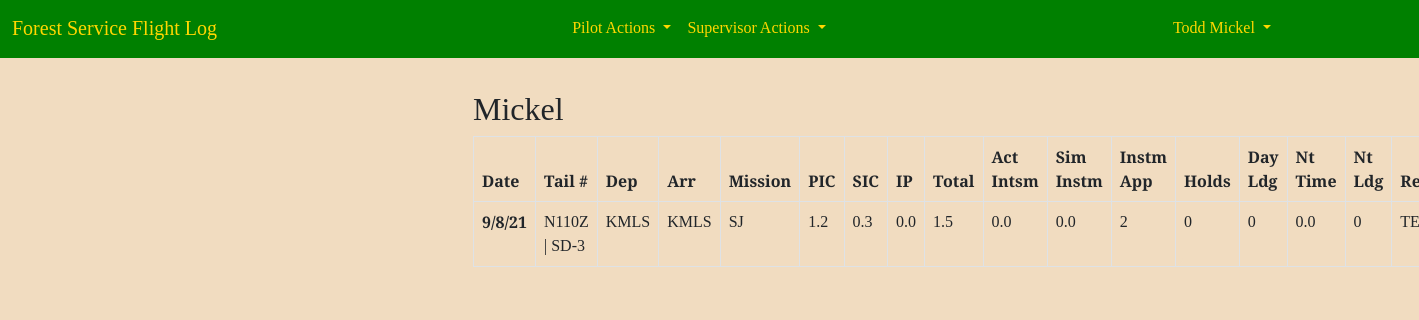
Before: /pilot_log/7/ (signed in) with the older database file.
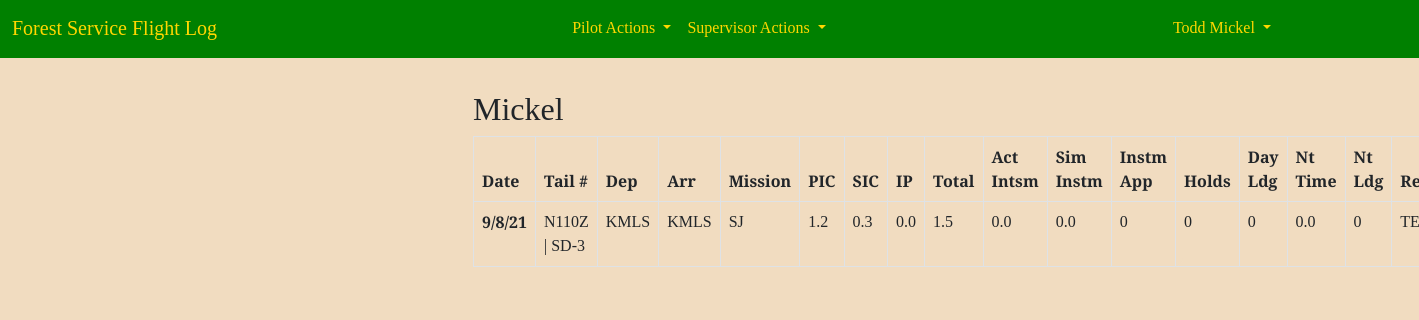
After: the same page with the newer database file.
### pilot_log/models.py (models this page shows, shortened)
class FlightDetail(models.Model):
    pilot = models.ForeignKey(
        'accounts.CustomUser',
        on_delete=models.CASCADE,
        blank=False,
        null=False,
        )
    date_of_flight = models.DateField(null=False, blank=False)
    tail_number = models.ForeignKey(
        'Aircraft',
        on_delete=models.PROTECT,
        blank=False,
        null=False,
        )
    depart_ICAO = models.CharField(max_length=4, null=False, blank=False)
    arrival_ICAO = models.CharField(max_length=4, null=False, blank=False)
    msn_type = models.CharField(
        max_length=20,
        choices=settings.MISSION_CHOICES,
        null=False,
        blank=False,
        )
    pic_time = models.DecimalField(max_digits=2, decimal_places=1, default=0.0)
    sic_time = models.DecimalField(max_digits=2, decimal_places=1, default=0.0)
    instructor_time = models.DecimalField(max_digits=2, decimal_places=1, default=0.0)
    total_time = models.DecimalField(max_digits=2, decimal_places=1, null=True, blank=True)
    act_instrument_time = models.DecimalField(max_digits=2, decimal_places=1, default=0.0)
    sim_instrument_time = models.DecimalField(max_digits=2, decimal_places=1, default=0.0)
    instrument_appchs = models.IntegerField(default=0)
    holds = models.IntegerField(default=0)
    day_landings = models.IntegerField(default=0)
    night_time = models.DecimalField(max_digits=2, decimal_places=1, default=0.0)
    night_landings = models.IntegerField(default=0)
    remarks = models.TextField(max_length=250, blank=True, default='')
    class Meta:
        ordering = ['-date_of_flight']
        get_latest_by = 'date_of_flight'

class Aircraft(models.Model):
    tail_number = models.CharField(
        max_length=10,
        primary_key=True
        )
    aircraft_type = models.CharField(
        max_length=15,
        choices=settings.AIRCRAFT_TYPES,
        null=False,
        blank=False
    )
    def __str__(self):
        return f'{self.tail_number} | {self.aircraft_type}'

### accounts/models.py (models this page shows, shortened)
class CustomUser(AbstractUser):
    REGION_CHOICES = [
        ('1', '1 - Northern'),
        ('2', '2 - Rocky Mountain'),
        ('3', '3 - Southwestern'),
        ('4', '4 - Intermountain'),
        ('5', '5 - Pacific Southwest'),
        ('6', '6 - Pacific Northwest'),
        ('8', '8 - Southern'),
        ('9', '9 - Eastern'),
        ('10', '10 - Alaska'),
        ('WO', 'Washington Office'),
    ]
    '''username = None
    email = models.EmailField(_('email address'), unique=True)'''
    region = models.CharField(
        max_length=4,
        choices=REGION_CHOICES,
        default='WO',
        null=False,
        blank=False
        )
    base = models.CharField(max_length=20, blank=True)
    office_phone = models.CharField(max_length=12, blank=True)
    cell_phone = models.CharField(max_length=12, blank=True)
    date_of_hire = models.DateField(null=True, blank=True)
    pilot_cert_number = models.CharField(max_length=20, blank=True)
    atp = models.BooleanField(default=False)
    cfi = models.BooleanField(default=False)
    cfii = models.BooleanField(default=False)
    mei = models.BooleanField(default=False)
    commercial_rating = models.BooleanField(default=False)
    medical_class = models.IntegerField(null=True, blank=True)
    date_of_medical = models.DateField(null=True, blank=True)
    user_supervisor = models.ForeignKey(
        'self',
        on_delete=models.PROTECT,
        limit_choices_to={'is_supervisor': True},
        blank=True,
        null=True
        )
    is_supervisor = models.BooleanField(default=False)
    is_captain = models.BooleanField(default=False)
    smokejumper_msn_eval_date = models.DateField(null=True, blank=True)
    equipment_eval_date = models.DateField(null=True, blank=True)
    order = ('username',)
    USERNAME_FIELD = 'username'
    REQUIRED_FIELDS = []

### pilot_log/views.py (the view)
# urls.py: path('<int:pk>/', FlightDetailView.as_view(), name='flight_detail'),
class FlightDetailView(LoginRequiredMixin, DetailView):
    model = FlightDetail
    template_name = "flight_detail.html"

### templates/flight_detail.html (shortened to what this page needs)
{% extends 'base.html' %}
{% load crispy_forms_tags %}
{% block content %}
    <div class="col-md-8 offset-md-4" style="max-width: 50%;">
        <h2>{{ flightdetail.pilot.last_name }}</h2>
        <form method="POST">
        <table class="table table-bordered t1">
            <thead class="thead-light">
                <tr>
                    <th scope="col">Date</th>
                    <th scope="col">Tail #</th>
                    <th scope="col">Dep</th>
                    <th scope="col">Arr</th>
                    <th scope="col">Mission</th>
                    <th scope="col">PIC</th>
                    <th scope="col">SIC</th>
                    <th scope="col">IP</th>
                    <th scope="col">Total</th>
                    <th scope="col">Act Intsm</th>
                    <th scope="col">Sim Instm</th>
                    <th scope="col">Instm App</th>
                    <th scope="col">Holds</th>
                    <th scope="col">Day Ldg</th>
                    <th scope="col">Nt Time</th>
                    <th scope="col">Nt Ldg</th>
                    <th scope="col">Remarks</th>
                </tr>
            </thead>
        <tbody>
                <tr>
                    <th scope="row">{{ flightdetail.date_of_flight|date:"n/j/y" }}</th>
                    <td>{{ flightdetail.tail_number }}</td>
                    <td>{{ flightdetail.depart_ICAO }}</td>
                    <td>{{ flightdetail.arrival_ICAO }}</td>
                    <td>{{ flightdetail.msn_type }}</td>
                    <td>{{ flightdetail.pic_time }}</td>
                    <td>{{ flightdetail.sic_time }}</td>
                    <td>{{ flightdetail.instructor_time }}</td>
                    <td>{{ flightdetail.total_time }}</td>
                    <td>{{ flightdetail.act_instrument_time }}</td>
                    <td>{{ flightdetail.sim_instrument_time }}</td>
                    <td>{{ flightdetail.instrument_appchs }}</td>
                    <td>{{ flightdetail.holds }}</td>
                    <td>{{ flightdetail.day_landings }}</td>
                    <td>{{ flightdetail.night_time }}</td>
                    <td>{{ flightdetail.night_landings }}</td>
                    <td>{{ flightdetail.remarks }}</td>
                </tr>
            </tbody>
        </table>
        </form>
    </div>
{% endblock content %}

Changed rows visible on the page:
changed FlightDetail "KMLS": instrument_appchs "2" → "0"
